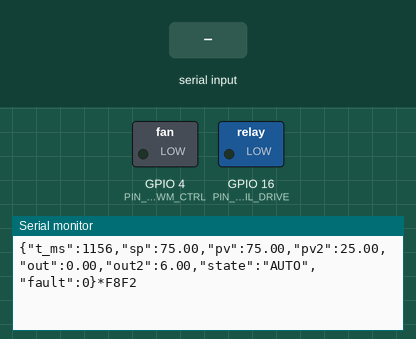
Bench run of a program on a simulated ESP32. Parts: switched loads named in the program (green lamp = pin HIGH), the last lines printed to the serial monitor. The test bench sets the inputs (shaded band).

Above: at 1.2 s.
1.3 s: "1\n" received over Serial
At 1.32 s:
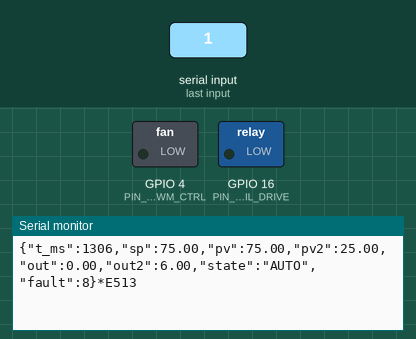
2.9 s: "0\n" received over Serial
At 2.93 s:
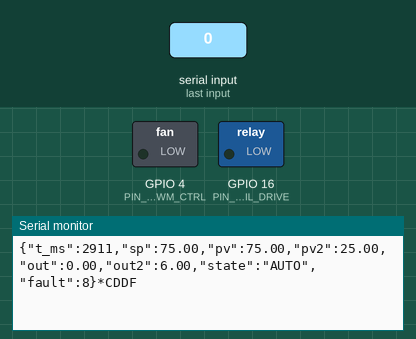
4.4 s: "2\n" received over Serial
At 4.78 s:
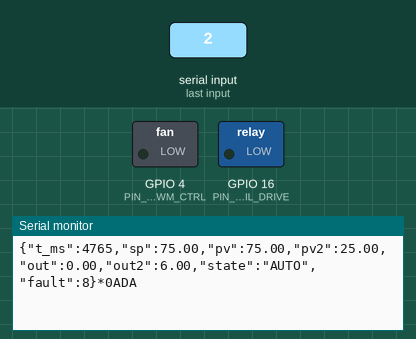

Measured:
- after the input at 1.3 s, the serial monitor: prints a new line at once (image 1)

The program:

main.cpp
```cpp
#include "controller_core.hpp"
#include "pin_config.hpp"

#ifdef ARDUINO
#include "hal_mcu.hpp"

namespace {
ehil::McuHardwareHal g_hal;
ehil::ControllerCore g_core(g_hal, pin_config::default_controller_config());
}  // namespace

void setup() {
    g_hal.begin();
    g_core.init(g_hal.millis_now());
}

void loop() {
    g_core.tick(g_hal.millis_now());
}

#else
#include "hal_native_hil.hpp"

int main() {
    ehil::NativeHilHal hal;
    ehil::ControllerCore core(hal, pin_config::default_controller_config());
    hal.run_stdio_loop(core);
    return 0;
}
#endif
```

controller_core.hpp
```cpp
#pragma once
#include <stddef.h>
#include <stdint.h>
#include "hal.hpp"

namespace ehil {

enum class Archetype : uint8_t {
    MICROCLIMATE_PID = 0,
    ROVER_OBSTACLE_FSM = 1,
    EDGE_VOICE_DISPLAY = 2
};

enum class CtrlState : uint8_t {
    AUTO = 0,
    MANUAL = 1,
    FAILSAFE = 2,
    AVOID_SCAN = 3,
    AVOID_TURN = 4
};

enum FaultFlags : uint8_t {
    FAULT_NONE = 0x00,
    FAULT_SENSOR_NAN = 0x01,
    FAULT_SENSOR_TIMEOUT = 0x02,
    FAULT_MAX_ONTIME = 0x04,
    FAULT_CMD_PARSE_WARN = 0x08
};

struct ControllerConfig {
    Archetype archetype;
    uint32_t period_ms;
    float setpoint;
    float kp;
    float ki;
    float kd;
    uint32_t max_continuous_on_ms;
    uint32_t sensor_timeout_ms;
    float obstacle_stop_cm;
};

class ControllerCore {
public:
    ControllerCore(IHal& hal, const ControllerConfig& cfg);

    void init(uint32_t now_ms);
    void tick(uint32_t now_ms);
    bool handle_command(const char* raw_line);

    CtrlState state() const { return state_; }
    uint8_t fault_flags() const { return fault_flags_; }
    float setpoint() const { return setpoint_; }
    float kp() const { return kp_; }
    float ki() const { return ki_; }
    float kd() const { return kd_; }
    float filtered_pv() const { return filtered_pv_; }
    ActuatorCommand last_output() const { return last_cmd_; }
    uint32_t watchdog_kicks() const { return watchdog_kicks_; }

    static const char* state_name(CtrlState s);

private:
    float filter_sample(float raw);
    void step_microclimate(uint32_t now_ms, float dt_s, float pv2);
    void step_rover(uint32_t now_ms, float pv2);
    void step_voice_node(uint32_t now_ms, float pv2);
    void enter_failsafe(uint8_t reason_flag);
    void emit_telemetry(uint32_t now_ms, float pv2);

    IHal& hal_;
    ControllerConfig cfg_;
    CtrlState state_;
    uint8_t fault_flags_;

    float setpoint_;
    float kp_;
    float ki_;
    float kd_;
    float manual_out_;
    float manual_out2_;

    float integral_;
    float prev_pv_;
    bool filter_primed_;
    float med_buf_[3];
    uint8_t med_idx_;
    float filtered_pv_;

    uint32_t last_tick_ms_;
    uint32_t last_valid_sensor_ms_;
    uint32_t continuous_on_start_ms_;
    bool was_actively_driving_;

    uint32_t state_enter_ms_;
    float scan_left_cm_;
    float scan_right_cm_;
    float turn_dir_;
    uint32_t watchdog_kicks_;
    ActuatorCommand last_cmd_;
};

}  // namespace ehil
```

crc16.hpp
```cpp
#pragma once
#include <stddef.h>
#include <stdint.h>

namespace ehil {

inline uint16_t crc16_ccitt(const char* data, size_t length) {
    uint16_t crc = 0xFFFFu;
    for (size_t i = 0; i < length; ++i) {
        crc ^= static_cast<uint16_t>(static_cast<uint8_t>(data[i])) << 8u;
        for (uint8_t bit = 0; bit < 8u; ++bit) {
            if ((crc & 0x8000u) != 0u) {
                crc = static_cast<uint16_t>((crc << 1u) ^ 0x1021u);
            } else {
                crc = static_cast<uint16_t>(crc << 1u);
            }
        }
    }
    return crc;
}

}  // namespace ehil
```

pin_config.hpp
```cpp
#pragma once
#include <stdint.h>
#include "controller_core.hpp"
#include "hal.hpp"

#ifdef ARDUINO
#include <Arduino.h>
#endif

namespace pin_config {

constexpr int PIN_SHT31_SENSOR_SDA = 21;  // GPIO21 (I2C)
constexpr int PIN_SHT31_SENSOR_SCL = 22;  // GPIO22 (I2C)
constexpr int PIN_SUBSTRATE_ADC_AOUT = 32;  // GPIO32 (ADC)
constexpr int PIN_MIST_RELAY_COIL_DRIVE = 16;  // GPIO16 (GPIO)
constexpr int PIN_EXHAUST_FAN_PWM_CTRL = 4;  // GPIO4 (PWM)

inline ehil::ControllerConfig default_controller_config() {
    return ehil::ControllerConfig{
        ehil::Archetype::MICROCLIMATE_PID,
        50u,
        75.00f,
        2.500f,
        0.600f,
        0.180f,
        45000u,
        350u,
        28.00f
    };
}

#ifdef ARDUINO
inline void init_pins() {
    pinMode(PIN_MIST_RELAY_COIL_DRIVE, OUTPUT);
    pinMode(PIN_EXHAUST_FAN_PWM_CTRL, OUTPUT);
}

inline ehil::SensorReading sample_hardware_sensors() {
    // Hardware bus read hook (I2C SHT31 / Ultrasonic pulseIn / I2S DMA RMS)
    return ehil::SensorReading{75.00f, 25.0f, true};
}

inline void apply_hardware_actuators(const ehil::ActuatorCommand& cmd) {
    (void)cmd;
}
#endif

}  // namespace pin_config
```

hal.hpp
```cpp
#pragma once
#include <stddef.h>
#include <stdint.h>

namespace ehil {

struct SensorReading {
    float primary;
    float secondary;
    bool valid;
};

struct ActuatorCommand {
    float primary_pct;    // [0..100] (e.g. mist duty, left motor PWM, audio amp gain)
    float secondary_pct;  // [-100..100] or [0..100] (e.g. exhaust fan PWM, right motor PWM, TFT BL)
    float servo_deg;      // [-90..90] scan angle for rover ultrasonic servo
    bool relay_closed;
};

class IHal {
public:
    virtual ~IHal() = default;
    virtual uint32_t millis_now() const = 0;
    virtual SensorReading read_sensors() = 0;
    virtual void write_actuators(const ActuatorCommand& cmd) = 0;
    virtual bool read_command_line(char* buf, size_t max_len) = 0;
    virtual void write_telemetry_line(const char* line) = 0;
    virtual void kick_watchdog(uint32_t now_ms) = 0;
};

}  // namespace ehil
```

hal_mcu.hpp
```cpp
#pragma once
#ifdef ARDUINO

#include <Arduino.h>
#include "controller_core.hpp"
#include "hal.hpp"
#include "pin_config.hpp"

namespace ehil {

class McuHardwareHal : public IHal {
public:
    McuHardwareHal() : rx_len_(0) {}

    void begin() {
        Serial.begin(115200);
        pin_config::init_pins();
    }

    uint32_t millis_now() const override { return static_cast<uint32_t>(millis()); }

    SensorReading read_sensors() override {
        return pin_config::sample_hardware_sensors();
    }

    void write_actuators(const ActuatorCommand& cmd) override {
        pin_config::apply_hardware_actuators(cmd);
    }

    bool read_command_line(char* buf, size_t max_len) override {
        while (Serial.available() > 0) {
            const char c = static_cast<char>(Serial.read());
            if (c == '\n' || c == '\r') {
                if (rx_len_ > 0) {
                    rx_buf_[rx_len_] = '\0';
                    strncpy(buf, rx_buf_, max_len - 1);
                    buf[max_len - 1] = '\0';
                    rx_len_ = 0;
                    return true;
                }
            } else if (rx_len_ + 1 < sizeof(rx_buf_)) {
                rx_buf_[rx_len_++] = c;
            }
        }
        return false;
    }

    void write_telemetry_line(const char* line) override {
        Serial.println(line);
    }

    void kick_watchdog(uint32_t /*now_ms*/) override {
        // Hardware watchdog feed hook (esp_task_wdt_reset / wdt_reset)
    }

private:
    char rx_buf_[128];
    size_t rx_len_;
};

}  // namespace ehil

#endif  // ARDUINO
```

Source omitted: controller_core.cpp (15115 bytes)
